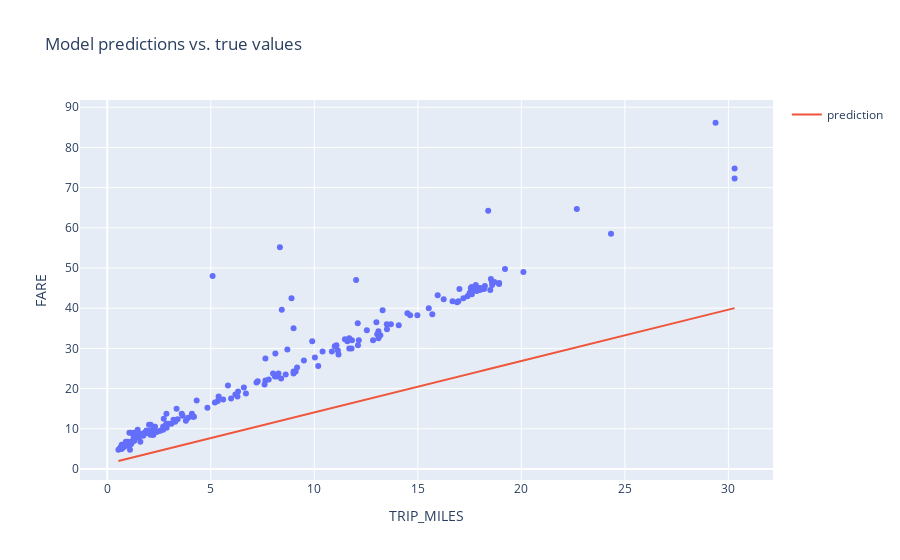

The notebook cell this image was saved under:
### Code cell
#@title Code - Experiment 1

# The following variables are the hyperparameters.
settings_1 = ml_edu.experiment.ExperimentSettings(
    learning_rate = 0.001,
    number_epochs = 20,
    batch_size = 500,
    input_features = ['TRIP_MILES']
)

metrics = [keras.metrics.RootMeanSquaredError(name='rmse')]

model_1 = create_model(settings_1, metrics)

experiment_1 = train_model('one_feature', model_1, training_df, 'FARE', settings_1)

ml_edu.results.plot_experiment_metrics(experiment_1, ['rmse'])
ml_edu.results.plot_model_predictions(experiment_1, training_df, 'FARE')

### Figure 1 — Plotly figure (JSON) as saved in the notebook; plotly's stock layout.template omitted (floating-point values rounded to 4 significant figures; data arrays with more than 128 entries replaced by an {"elided": "..."} marker saying what was removed)
{"data": [{"hovertemplate": "TRIP_MILES=%{x}<br>FARE=%{y}<extra></extra>", "legendgroup": "", "marker": {"color": "#636efa", "symbol": "circle"}, "mode": "markers", "name": "", "orientation": "v", "showlegend": false, "x": {"elided": "200 float values"}, "xaxis": "x", "y": {"elided": "200 float values"}, "yaxis": "y", "type": "scatter"}, {"mode": "lines", "name": "prediction", "x": {"elided": "200 float values"}, "y": {"elided": "200 float values"}, "type": "scatter"}], "layout": {"xaxis": {"anchor": "y", "domain": [0.0, 1.0], "title": {"text": "TRIP_MILES"}}, "yaxis": {"anchor": "x", "domain": [0.0, 1.0], "title": {"text": "FARE"}}, "legend": {"tracegroupgap": 0}, "title": {"text": "Model predictions vs. true values"}}}
